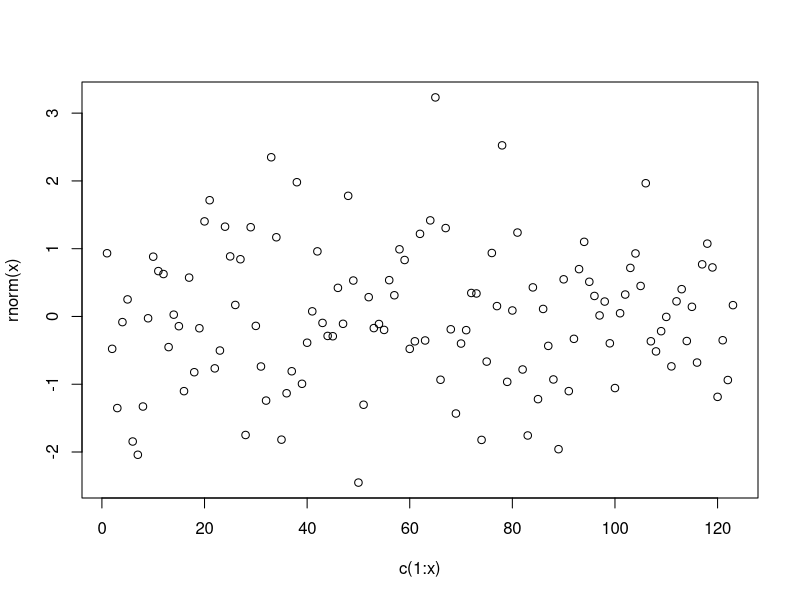
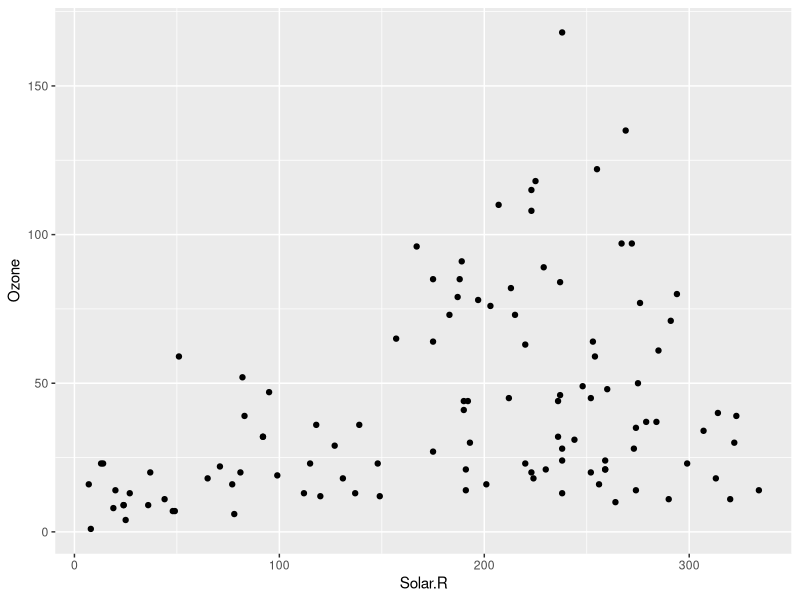

Generate these figures, in order, with R:
## ---- chunk 1
testing <- TRUE
hey <- "it works!"
## ---- chunk 2
knitr::opts_chunk$set(cache=F, 
                      message=F, 
                      echo=F, 
                      warning=F)
## ---- chunk 3
x <- 123
plot(x=c(1:x), y = rnorm(x))

## ---- chunk 4
library(ggplot2)
ggplot(airquality) + 
  geom_point(aes(y=Ozone, x=Solar.R))
